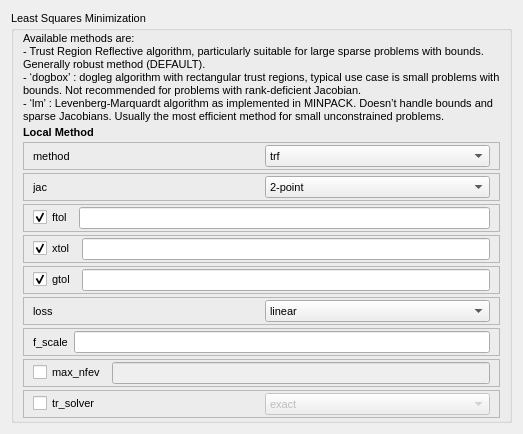
     <widget class="QWidget" name="ls">
      <attribute name="title">
       <string>LS</string>
      </attribute>
      <layout class="QVBoxLayout" name="verticalLayout_6">
       <item>
        <widget class="QGroupBox" name="groupBox">
         <property name="font">
          <font>
           <pointsize>8</pointsize>
           <weight>50</weight>
           <bold>false</bold>
          </font>
         </property>
         <property name="layoutDirection">
          <enum>Qt::LeftToRight</enum>
         </property>
         <property name="title">
          <string>Least Squares Minimization</string>
         </property>
         <layout class="QVBoxLayout" name="verticalLayout_2">
          <property name="spacing">
           <number>3</number>
          </property>
          <property name="topMargin">
           <number>2</number>
          </property>
          <property name="bottomMargin">
           <number>2</number>
          </property>
          <item>
           <widget class="QLabel" name="label_4">
            <property name="text">
             <string>Available methods are:
- Trust Region Reflective algorithm, particularly suitable for large sparse problems with bounds. Generally robust method (DEFAULT).
- ‘dogbox’ : dogleg algorithm with rectangular trust regions, typical use case is small problems with bounds. Not recommended for problems with rank-deficient Jacobian.
- ‘lm’ : Levenberg-Marquardt algorithm as implemented in MINPACK. Doesn’t handle bounds and sparse Jacobians. Usually the most efficient method for small unconstrained problems.</string>
            </property>
            <property name="scaledContents">
             <bool>false</bool>
            </property>
            <property name="wordWrap">
             <bool>true</bool>
            </property>
           </widget>
          </item>
          <item>
           <widget class="QLabel" name="label_5">
            <property name="font">
             <font>
              <weight>75</weight>
              <bold>true</bold>
             </font>
            </property>
            <property name="text">
             <string>Local Method</string>
            </property>
           </widget>
          </item>
          <item>
           <widget class="QFrame" name="frame_50">
            <property name="frameShape">
             <enum>QFrame::StyledPanel</enum>
            </property>
            <property name="frameShadow">
             <enum>QFrame::Raised</enum>
            </property>
            <layout class="QHBoxLayout" name="horizontalLayout_49">
             <property name="topMargin">
              <number>2</number>
             </property>
             <property name="bottomMargin">
              <number>2</number>
             </property>
             <item>
              <widget class="QLabel" name="label_3">
               <property name="text">
                <string>method</string>
               </property>
              </widget>
             </item>
             <item>
              <widget class="QComboBox" name="LSmethodcomboBox">
               <property name="toolTip">
                <string>- Trust Region Reflective algorithm, particularly suitable for large sparse problems with bounds. Generally robust method (DEFAULT).
- ‘dogbox’ : dogleg algorithm with rectangular trust regions, typical use case is small problems with bounds. Not recommended for problems with rank-deficient Jacobian.
- ‘lm’ : Levenberg-Marquardt algorithm as implemented in MINPACK. Doesn’t handle bounds and sparse Jacobians. Usually the most efficient method for small unconstrained problems.</string>
               </property>
               <item>
                <property name="text">
                 <string>trf</string>
                </property>
               </item>
               <item>
                <property name="text">
                 <string>dogbox</string>
                </property>
               </item>
               <item>
                <property name="text">
                 <string>lm</string>
                </property>
               </item>
              </widget>
             </item>
            </layout>
           </widget>
          </item>
          <item>
           <widget class="QFrame" name="frame_29">
            <property name="frameShape">
             <enum>QFrame::StyledPanel</enum>
            </property>
            <property name="frameShadow">
             <enum>QFrame::Raised</enum>
            </property>
            <layout class="QHBoxLayout" name="horizontalLayout_30">
             <property name="topMargin">
              <number>2</number>
             </property>
             <property name="bottomMargin">
              <number>2</number>
             </property>
             <item>
              <widget class="QLabel" name="label_16">
               <property name="toolTip">
                <string>Finite difference scheme for numerical estimation of the Jacobian matrix: 
- ‘2-point’ (default)
- ‘3-point’: more accurate, but requires twice as many operations as 2-point. 
- ‘cs’ uses complex steps, and while potentially the most accurate, it is applicable only when fun correctly handles complex inputs and can be analytically continued to the complex plane. 
Method ‘lm’ always uses the ‘2-point’ scheme.</string>
               </property>
               <property name="text">
                <string>jac</string>
               </property>
              </widget>
             </item>
             <item>
              <widget class="QComboBox" name="LSjaccomboBox">
               <property name="toolTip">
                <string>Finite difference scheme for numerical estimation of the Jacobian matrix: 
- ‘2-point’ (default)
- ‘3-point’: more accurate, but requires twice as many operations as 2-point. 
- ‘cs’ uses complex steps, and while potentially the most accurate, it is applicable only when fun correctly handles complex inputs and can be analytically continued to the complex plane. 
Method ‘lm’ always uses the ‘2-point’ scheme.</string>
               </property>
               <item>
                <property name="text">
                 <string>2-point</string>
                </property>
               </item>
               <item>
                <property name="text">
                 <string>3-point</string>
                </property>
               </item>
               <item>
                <property name="text">
                 <string>cs</string>
                </property>
               </item>
              </widget>
             </item>
            </layout>
           </widget>
          </item>
          <item>
           <widget class="QFrame" name="frame">
            <property name="frameShape">
             <enum>QFrame::StyledPanel</enum>
            </property>
            <property name="frameShadow">
             <enum>QFrame::Raised</enum>
            </property>
            <layout class="QHBoxLayout" name="horizontalLayout_2">
             <property name="topMargin">
              <number>2</number>
             </property>
             <property name="bottomMargin">
              <number>2</number>
             </property>
             <item>
              <widget class="QCheckBox" name="LSftolcheckBox">
               <property name="toolTip">
                <string>Tolerance for termination by the change of the cost function. Default is 1e-8. The optimization process is stopped when dF &lt; ftol * F, and there was an adequate agreement between a local quadratic model and the true model in the last step.</string>
               </property>
               <property name="text">
                <string>ftol</string>
               </property>
               <property name="checked">
                <bool>true</bool>
               </property>
              </widget>
             </item>
             <item>
              <widget class="QLineEdit" name="LSftollineEdit">
               <property name="toolTip">
                <string>Tolerance for termination by the change of the cost function. Default is 1e-8. The optimization process is stopped when dF &lt; ftol * F, and there was an adequate agreement between a local quadratic model and the true model in the last step.</string>
               </property>
              </widget>
             </item>
            </layout>
           </widget>
          </item>
          <item>
           <widget class="QFrame" name="frame_2">
            <property name="frameShape">
             <enum>QFrame::StyledPanel</enum>
            </property>
            <property name="frameShadow">
             <enum>QFrame::Raised</enum>
            </property>
            <layout class="QHBoxLayout" name="horizontalLayout_3">
             <property name="topMargin">
              <number>2</number>
             </property>
             <property name="bottomMargin">
              <number>2</number>
             </property>
             <item>
              <widget class="QCheckBox" name="LSxtolcheckBox">
               <property name="toolTip">
                <string>Tolerance for termination by the change of the independent variables. Default is 1e-8. The exact condition depends on the method used:

For ‘trf’ and ‘dogbox’ : norm(dx) &lt; xtol * (xtol + norm(x))

For ‘lm’ : Delta &lt; xtol * norm(xs), where Delta is a trust-region radius and xs is the value of x scaled according to x_scale parameter (see below).</string>
               </property>
               <property name="text">
                <string>xtol</string>
               </property>
               <property name="checked">
                <bool>true</bool>
               </property>
              </widget>
             </item>
             <item>
              <widget class="QLineEdit" name="LSxtollineEdit">
               <property name="toolTip">
                <string>Tolerance for termination by the change of the independent variables. Default is 1e-8. The exact condition depends on the method used:

For ‘trf’ and ‘dogbox’ : norm(dx) &lt; xtol * (xtol + norm(x))

For ‘lm’ : Delta &lt; xtol * norm(xs), where Delta is a trust-region radius and xs is the value of x scaled according to x_scale parameter (see below).</string>
               </property>
              </widget>
             </item>
            </layout>
           </widget>
          </item>
          <item>
           <widget class="QFrame" name="frame_45">
            <property name="frameShape">
             <enum>QFrame::StyledPanel</enum>
            </property>
            <property name="frameShadow">
             <enum>QFrame::Raised</enum>
            </property>
            <layout class="QHBoxLayout" name="horizontalLayout_46">
             <property name="topMargin">
              <number>2</number>
             </property>
             <property name="bottomMargin">
              <number>2</number>
             </property>
             <item>
              <widget class="QCheckBox" name="LSgtolcheckBox">
               <property name="toolTip">
                <string>Tolerance for termination by the norm of the gradient. Default is 1e-8. The exact condition depends on a method used:

For ‘trf’ : norm(g_scaled, ord=np.inf) &lt; gtol, where g_scaled is the value of the gradient scaled to account for the presence of the bounds [STIR].

For ‘dogbox’ : norm(g_free, ord=np.inf) &lt; gtol, where g_free is the gradient with respect to the variables which are not in the optimal state on the boundary.

For ‘lm’ : the maximum absolute value of the cosine of angles between columns of the Jacobian and the residual vector is less than gtol, or the residual vector is zero.</string>
               </property>
               <property name="text">
                <string>gtol</string>
               </property>
               <property name="checked">
                <bool>true</bool>
               </property>
              </widget>
             </item>
             <item>
              <widget class="QLineEdit" name="LSgtollineEdit">
               <property name="toolTip">
                <string>Tolerance for termination by the norm of the gradient. Default is 1e-8. The exact condition depends on a method used:

For ‘trf’ : norm(g_scaled, ord=np.inf) &lt; gtol, where g_scaled is the value of the gradient scaled to account for the presence of the bounds [STIR].

For ‘dogbox’ : norm(g_free, ord=np.inf) &lt; gtol, where g_free is the gradient with respect to the variables which are not in the optimal state on the boundary.

For ‘lm’ : the maximum absolute value of the cosine of angles between columns of the Jacobian and the residual vector is less than gtol, or the residual vector is zero.</string>
               </property>
              </widget>
             </item>
            </layout>
           </widget>
          </item>
          <item>
           <widget class="QFrame" name="frame_46">
            <property name="frameShape">
             <enum>QFrame::StyledPanel</enum>
            </property>
            <property name="frameShadow">
             <enum>QFrame::Raised</enum>
            </property>
            <layout class="QHBoxLayout" name="horizontalLayout_47">
             <property name="topMargin">
              <number>2</number>
             </property>
             <property name="bottomMargin">
              <number>2</number>
             </property>
             <item>
              <widget class="QLabel" name="label">
               <property name="text">
                <string>loss</string>
               </property>
              </widget>
             </item>
             <item>
              <widget class="QComboBox" name="LSlosscomboBox">
               <property name="toolTip">
                <string>Determines the loss function. The following keyword values are allowed:
- ‘linear’ (default) : rho(z) = z. Gives a standard least-squares problem.
- ‘soft_l1’ : rho(z) = 2 * ((1 + z)**0.5 - 1). The smooth approximation of l1 (absolute value) loss. Usually a good choice for robust least squares.
- ‘huber’ : rho(z) = z if z &lt;= 1 else 2*z^0.5 - 1. Works similarly to ‘soft_l1’. 
- ‘cauchy’ : rho(z) = ln(1 + z). Severely weakens outliers influence, but may cause difficulties in optimization process.
- ‘arctan’ : rho(z) = arctan(z). Limits a maximum loss on a single residual, has properties similar to ‘cauchy’.
 Method ‘lm’ supports only ‘linear’ loss.</string>
               </property>
               <item>
                <property name="text">
                 <string>linear</string>
                </property>
               </item>
               <item>
                <property name="text">
                 <string>soft_l1</string>
                </property>
               </item>
               <item>
                <property name="text">
                 <string>huber</string>
                </property>
               </item>
               <item>
                <property name="text">
                 <string>cauchy</string>
                </property>
               </item>
               <item>
                <property name="text">
                 <string>arctan</string>
                </property>
               </item>
              </widget>
             </item>
            </layout>
           </widget>
          </item>
          <item>
           <widget class="QFrame" name="frame_47">
            <property name="frameShape">
             <enum>QFrame::StyledPanel</enum>
            </property>
            <property name="frameShadow">
             <enum>QFrame::Raised</enum>
            </property>
            <layout class="QHBoxLayout" name="horizontalLayout_48">
             <property name="topMargin">
              <number>2</number>
             </property>
             <property name="bottomMargin">
              <number>2</number>
             </property>
             <item>
              <widget class="QLabel" name="label_2">
               <property name="text">
                <string>f_scale</string>
               </property>
              </widget>
             </item>
             <item>
              <widget class="QLineEdit" name="LSf_scalelineEdit">
               <property name="toolTip">
                <string>Value of soft margin between inlier and outlier residuals, default is 1.0. The loss function is evaluated as follows rho_(f**2) = C**2 * rho(f**2 / C**2), where C is f_scale, and rho is determined by loss parameter. This parameter has no effect with loss='linear', but for other loss values it is of crucial importance.</string>
               </property>
              </widget>
             </item>
            </layout>
           </widget>
          </item>
          <item>
           <widget class="QFrame" name="frame_3">
            <property name="frameShape">
             <enum>QFrame::StyledPanel</enum>
            </property>
            <property name="frameShadow">
             <enum>QFrame::Raised</enum>
            </property>
            <layout class="QHBoxLayout" name="horizontalLayout">
             <property name="topMargin">
              <number>2</number>
             </property>
             <property name="bottomMargin">
              <number>2</number>
             </property>
             <item>
              <widget class="QCheckBox" name="LSmax_nfevcheckBox">
               <property name="toolTip">
                <string>Maximum number of function evaluations before the termination. If None (default), the value is chosen automatically:

For ‘trf’ and ‘dogbox’ : 100 * n.

For ‘lm’ : 100 * n if jac is callable and 100 * n * (n + 1) otherwise (because ‘lm’ counts function calls in Jacobian estimation).</string>
               </property>
               <property name="text">
                <string>max_nfev</string>
               </property>
              </widget>
             </item>
             <item>
              <widget class="QLineEdit" name="LSmax_nfevlineEdit">
               <property name="enabled">
                <bool>false</bool>
               </property>
               <property name="toolTip">
                <string>Maximum number of function evaluations before the termination. If None (default), the value is chosen automatically:

For ‘trf’ and ‘dogbox’ : 100 * n.

For ‘lm’ : 100 * n if jac is callable and 100 * n * (n + 1) otherwise (because ‘lm’ counts function calls in Jacobian estimation).</string>
               </property>
              </widget>
             </item>
            </layout>
           </widget>
          </item>
          <item>
           <widget class="QFrame" name="frame_48">
            <property name="frameShape">
             <enum>QFrame::StyledPanel</enum>
            </property>
            <property name="frameShadow">
             <enum>QFrame::Raised</enum>
            </property>
            <layout class="QHBoxLayout" name="horizontalLayout_50">
             <property name="topMargin">
              <number>2</number>
             </property>
             <property name="bottomMargin">
              <number>2</number>
             </property>
             <item>
              <widget class="QCheckBox" name="LStr_solvercheckBox">
               <property name="text">
                <string>tr_solver</string>
               </property>
              </widget>
             </item>
             <item>
              <widget class="QComboBox" name="LStr_solvercomboBox">
               <property name="enabled">
                <bool>false</bool>
               </property>
               <property name="toolTip">
                <string>Method for solving trust-region subproblems, relevant only for ‘trf’ and ‘dogbox’ methods.

‘exact’ is suitable for not very large problems with dense Jacobian matrices. The computational complexity per iteration is comparable to a singular value decomposition of the Jacobian matrix.

‘lsmr’ is suitable for problems with sparse and large Jacobian matrices. It uses the iterative procedure scipy.sparse.linalg.lsmr for finding a solution of a linear least-squares problem and only requires matrix-vector product evaluations.

If None (default) the solver is chosen based on the type of Jacobian returned on the first iteration.</string>
               </property>
               <item>
                <property name="text">
                 <string>exact</string>
                </property>
               </item>
               <item>
                <property name="text">
                 <string>lsmr</string>
                </property>
               </item>
              </widget>
             </item>
            </layout>
           </widget>
          </item>
         </layout>
        </widget>
       </item>
      </layout>
     </widget>
